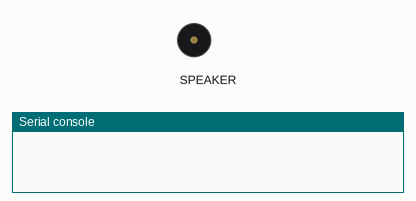
This program was run on a simulated CircuitPython board. Parts: buzzer (waves = sounding), the last lines printed to the serial console. Audio playback is drawn as a buzzer.

Above: at 4.0 s.
At 20.0 s:
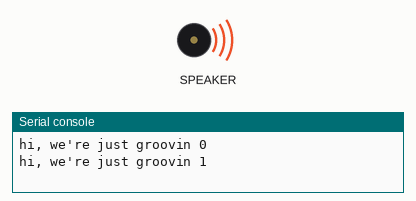
Timing chart, 0 to 31.2 s (numbered marks = the images above):
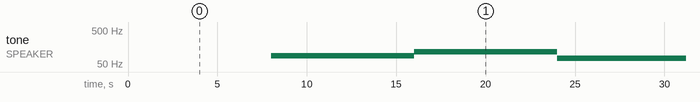

The program:

tiny_lfo_song.py
```python
import time

import audiobusio
import board
import synthio
import ulab.numpy as np

i2s_bck_pin = board.MOSI # PCM5102 BCK pin
i2s_lck_pin = board.MISO # PCM5102 LCK pin
i2s_dat_pin = board.SCK  # PCM5102 DIN pin
audio = audiobusio.I2SOut(bit_clock=i2s_bck_pin,
                          word_select=i2s_lck_pin,
                          data=i2s_dat_pin)

# normally we run
synth = synthio.Synthesizer(channel_count=1, sample_rate=28000)
audio.play(synth)

# we like sawtooth waves better than default square
wave_saw = np.linspace(30000, -30000, num=512, dtype=np.int16)  # max is +/-32k but gives us headroom

lfo_tremo1 = synthio.LFO(rate=3)  # 3 Hz for fastest note
lfo_tremo2 = synthio.LFO(rate=2)  # 2 Hz for middle note
lfo_tremo3 = synthio.LFO(rate=1)  # 1 Hz for lower note
lfo_tremo4 = synthio.LFO(rate=0.75) # 0.75 Hz for lowest bass note


def do_notes(midi_note):
    note1 = synthio.Note( synthio.midi_to_hz(midi_note+0), amplitude=lfo_tremo1, waveform=wave_saw)
    note2 = synthio.Note( synthio.midi_to_hz(midi_note-7), amplitude=lfo_tremo2, waveform=wave_saw)
    note3 = synthio.Note( synthio.midi_to_hz(midi_note-12), amplitude=lfo_tremo3,waveform=wave_saw)
    note4 = synthio.Note( synthio.midi_to_hz(midi_note-24), amplitude=lfo_tremo4, waveform=wave_saw)
    synth.release_all_then_press( (note1, note2, note3, note4) )
    for lfo in (lfo_tremo1,lfo_tremo2,lfo_tremo3,lfo_tremo4):
        lfo.retrigger()


start_note = 65
song_notes = (start_note+0, start_note+5, start_note-3)
i = 0
last_time = 0
while True:
    if time.monotonic() - last_time > 8:
        last_time = time.monotonic()
        print("hi, we're just groovin",i)
        do_notes(song_notes[i])
        i= (i+1) % len(song_notes)
```

Measured:
- by itself, tone on SPEAKER: repeats every 24.0 s: 116 Hz 8.0 s, 73 Hz 8.0 s, 87 Hz 8.0 s
